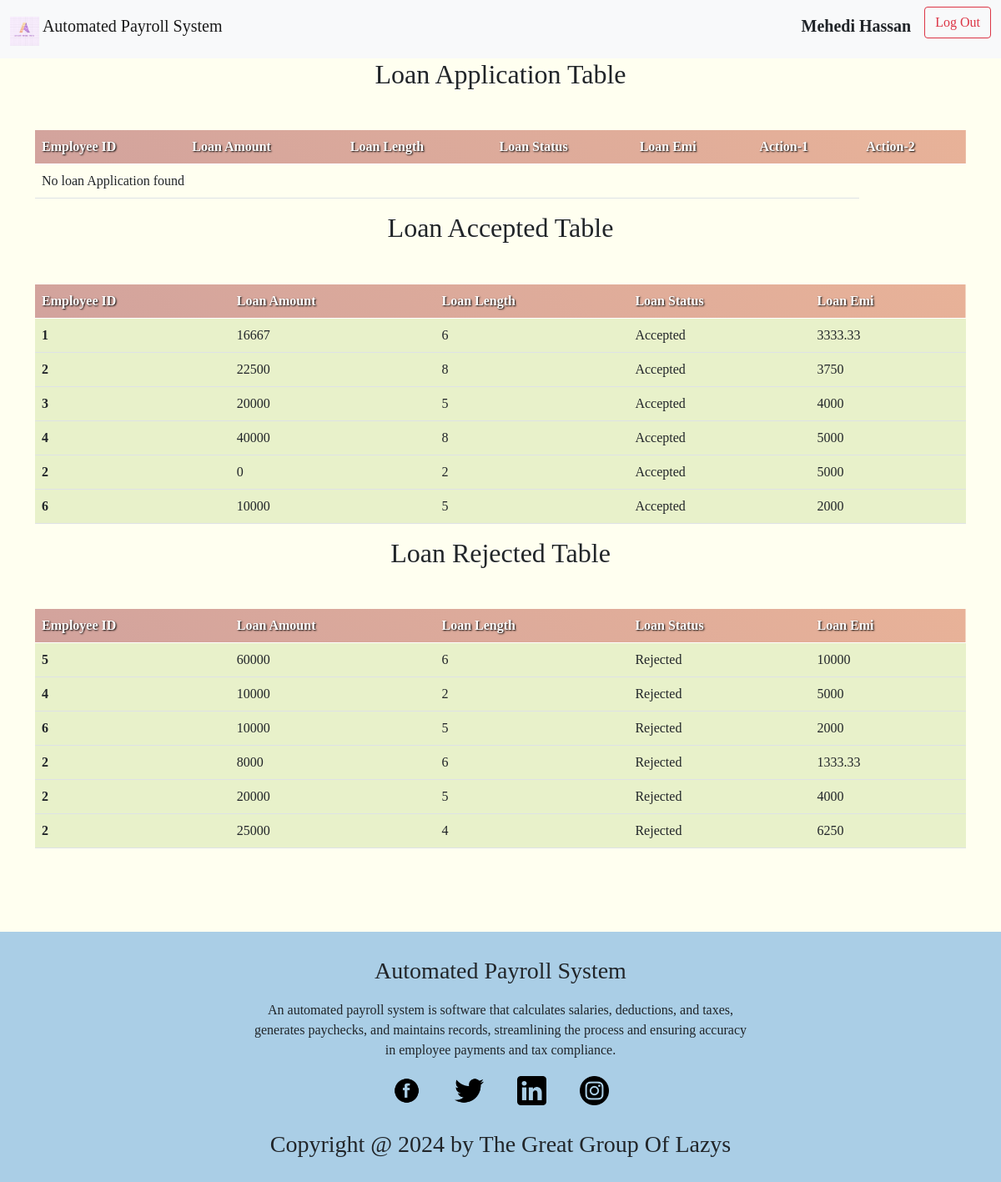
The app's page /loan.php (signed in) with its own data.
### tables this page shows
CREATE TABLE `emp_info` (
  `emp_id` int(11) NOT NULL,
  `email` varchar(255) NOT NULL,
  `password` varchar(12) NOT NULL,
  `name` varchar(255) NOT NULL,
  `designation` varchar(255) NOT NULL,
  `joining_date` date DEFAULT NULL,
  `address` varchar(255) NOT NULL,
  `mobile` varchar(15) NOT NULL
);

CREATE TABLE `loan` (
  `loan_id` int(11) NOT NULL,
  `emp_id` int(11) NOT NULL,
  `loan_ammount` int(11) NOT NULL,
  `loan_period` int(11) NOT NULL,
  `loan_status` varchar(255) NOT NULL,
  `emi` float NOT NULL
);

### loan.php (the view, shortened to what this page needs)
<?php
  if (isset($_SESSION['user'])) {
      $user = $_SESSION['user'];
  } else {
      header("Location: login.php");
      exit();
  }
  require_once "config.php";
  $eId=$user['emp_id'];
  $sql = "SELECT * FROM `emp_info` WHERE emp_id='$eId' ";
    $result = $conn->query($sql);
    $row = $result->fetch_assoc() ;
    $sql1 = "SELECT * FROM `loan` WHERE loan_status='Pending' ";
    $result1 = $conn->query($sql1);
    $sql2 = "SELECT * FROM `loan` WHERE loan_status='Accepted' ";
    $result2 = $conn->query($sql2);
    $sql3 = "SELECT * FROM `loan` WHERE loan_status='Rejected' ";
    $result3 = $conn->query($sql3);
?>
<!DOCTYPE html>
<html lang="en">
    <head>
        <link href="https://cdn.jsdelivr.net/npm/bootstrap@5.0.2/dist/css/bootstrap.min.css" rel="stylesheet"
>
    <link rel="stylesheet" href="./css/login_loan-style.css">
    <link rel="stylesheet" href="./css/navbar_footer_style.css">
</head>
<body>
<nav class="navbar navbar-light bg-light">
  <div class="container-fluid">
    <a class="navbar-brand" href="welcome_admin.php">
    <img src="./logos/logo.jpg" alt="" width="35" height="35"
  class=" align-text-top ">
    Automated Payroll System</a>
    <div class="d-flex">
      <?php
        echo '<p class="fw-bold fs-5 me-3 mt-2">' . $row['name'] . '</p>';
      ?>
      <a href="logout.php" class="text-decoration-none" onclick="return confirm('Are you sure you want to log out?')"> <button class="btn btn-outline-danger" type="button">Log Out</button></a>
   </div>
  </div>
</nav>
<div class="container">
     <h2 align="center">Loan Application Table</h2>
        <table class="table table-hover mt-5">
            <thead class="tab_head">
                <tr>
                    <th scope="col">Employee ID</th>
                    <th scope="col">Loan Amount</th>
                    <th scope="col">Loan Length</th>
                    <th scope="col">Loan Status</th>
                    <th scope="col">Loan Emi</th>
                    <th scope="col">Action-1</th>
                    <th scope="col">Action-2</th>
                </tr>
            </thead>
     <tbody id="loanDetails">
          <?php  if ($result1->num_rows > 0) {
    while ($row1 = $result1->fetch_assoc()) {
        echo "<tr class='tab_body'>";
        echo "<th scope='row'>" . $row1['emp_id'] . "</th>";
        echo "<td>" . $row1['loan_ammount'] . "</td>";
        echo "<td>" . $row1['loan_period'] . "</td>";
        echo "<td>" . $row1['loan_status'] . "</td>";
        echo "<td>" . $row1['emi'] . "</td>";
            echo "<td>
        <form method='POST' action='update_loan_status.php'>
            <input type='hidden' name='loan_id' value='" . $row1['loan_id'] . "'>
            <input type='hidden' name='status' value='Accepted'>
            <button type='submit' class='btn btn-success' >Accept</button>
        </form>
      </td>";
            echo "<td>
            <form method='POST' action='update_loan_status.php'>
                <input type='hidden' name='loan_id' value='" . $row1['loan_id'] . "'>
                <input type='hidden' name='status' value='Rejected'>
                <button type='submit' class='btn btn-danger' >Reject</button>
            </form>
          </td>";
   echo "</tr>";
    }
   } else {
    echo "<tr><td colspan='6'>No loan Application found</td></tr>";
   }
   ?>
                </tbody>
        </table>
</div>
<div class="container">
     <h2 align="center">Loan Accepted Table</h2>
        <table class="table table-hover mt-5">
            <thead class="tab_head">
                <tr>
                    <th scope="col">Employee ID</th>
                    <th scope="col">Loan Amount</th>
                    <th scope="col">Loan Length</th>
                    <th scope="col">Loan Status</th>
                    <th scope="col">Loan Emi</th>
                </tr>
            </thead>
     <tbody id="loanDetails">
          <?php  if ($result2->num_rows > 0) {
    while ($row2 = $result2->fetch_assoc()) {
        echo "<tr class='tab_body'>";
        echo "<th scope='row'>" . $row2['emp_id'] . "</th>";
        echo "<td>" . $row2['loan_ammount'] . "</td>";
        echo "<td>" . $row2['loan_period'] . "</td>";
        echo "<td>" . $row2['loan_status'] . "</td>";
        echo "<td>" . $row2['emi'] . "</td>";
   echo "</tr>";
    }
   } else {
    echo "<tr><td colspan='6'>No loan Record found</td></tr>";
   }
   ?>
                </tbody>
        </table>
</div>
<div class="container">
     <h2 align="center">Loan Rejected Table</h2>
        <table class="table table-hover mt-5">
            <thead class="tab_head">
                <tr>
                    <th scope="col">Employee ID</th>
                    <th scope="col">Loan Amount</th>
                    <th scope="col">Loan Length</th>
                    <th scope="col">Loan Status</th>
                    <th scope="col">Loan Emi</th>
                </tr>
            </thead>
     <tbody id="loanDetails">
          <?php  if ($result3->num_rows > 0) {
    while ($row3 = $result3->fetch_assoc()) {
        echo "<tr class='tab_body'>";
        echo "<th scope='row'>" . $row3['emp_id'] . "</th>";
        echo "<td>" . $row3['loan_ammount'] . "</td>";
        echo "<td>" . $row3['loan_period'] . "</td>";
        echo "<td>" . $row3['loan_status'] . "</td>";
        echo "<td>" . $row3['emi'] . "</td>";
   echo "</tr>";
    }
   } else {
    echo "<tr><td colspan='6'>No loan Record found</td></tr>";
   }
   ?>
                </tbody>
        </table>
</div>
    <footer>
    <div>
        <div>
            <h3>Automated Payroll System</h3>
            <p> An automated payroll system is software that calculates salaries, deductions, and taxes, generates
                paychecks, and maintains records, streamlining the process and ensuring accuracy in employee
                payments and tax compliance.</p>
            <div>
                <ul class=”socials”>
                    <li><img src="./logos/367582_facebook_social_icon.png" alt="" width="35" height="35"
                            class="d-inline-block align-text-top "></li>
                    <li><img src="./logos/5305170_bird_social media_social network_tweet_twitter_icon.png" alt=""
                            width="35" height="35" class="d-inline-block align-text-top "></li>
                    <li><img src="./logos/5282542_linkedin_network_social network_linkedin logo_icon.png" alt=""
                            width="35" height="35" class="d-inline-block align-text-top "></li>
                    <li><img src="./logos/5279112_camera_instagram_social media_instagram logo_icon.png" alt=""
                            width="35" height="35" class="d-inline-block align-text-top "></li>
                </ul>
            </div>
            <h3>Copyright @ 2024 by The Great Group Of Lazys</h3>
        </div>
    </div>
</footer>
</body>
</html>

### css/login_loan-style.css (style rules this page uses)
body { font-family:serif; background-color: #ffed; }
.tab_head { background-image: linear-gradient(45deg,#d2a39d,#E8B298); color:white; text-shadow: 1px 1px 2px #000000; }
.tab_body { background-color:#e8f1ca }
footer { height: 300px; background-color: rgb(170, 206, 230); margin-top: 100px; }
footer>div { display: flex; justify-content:space-around; }
footer>div>div { width: 50%; }
footer>div>div>h3 { text-align: center; padding-top: 30px; }
footer>div>div>p { text-align: center; padding-top: 10px; }
footer>div>div>div>ul { width: 50%; margin: auto; padding-left: 0px; list-style: none; display: flex; justify-content: space-around; }

### css/navbar_footer_style.css (style rules this page uses)
footer { height: 300px; background-color: rgb(170, 206, 230); margin-top: 100px; }
footer>div { display: flex; justify-content:space-around; }
footer>div>div { width: 50%; }
footer>div>div>h3 { text-align: center; padding-top: 30px; }
footer>div>div>p { text-align: center; padding-top: 10px; }
footer>div>div>div>ul { width: 50%; margin: auto; padding-left: 0px; list-style: none; display: flex; justify-content: space-around; }

### records on screen
emp_info: name "Mehedi Hassan"
loan: emp "1", loan_ammount "16667", loan_period "6", loan_status "Accepted", emi "3333.33"
loan: emp "2", loan_ammount "22500", loan_period "8", loan_status "Accepted", emi "3750"
loan: emp "3", loan_ammount "20000", loan_period "5", loan_status "Accepted", emi "4000"
loan: emp "4", loan_ammount "40000", loan_period "8", loan_status "Accepted", emi "5000"
loan: emp "2", loan_ammount "0", loan_period "2", loan_status "Accepted", emi "5000"
loan: emp "6", loan_ammount "10000", loan_period "5", loan_status "Accepted", emi "2000"
loan: emp "5", loan_ammount "60000", loan_period "6", loan_status "Rejected", emi "10000"
loan: emp "4", loan_ammount "10000", loan_period "2", loan_status "Rejected", emi "5000"
loan: emp "6", loan_ammount "10000", loan_period "5", loan_status "Rejected", emi "2000"
loan: emp "2", loan_ammount "8000", loan_period "6", loan_status "Rejected", emi "1333.33"
loan: emp "2", loan_ammount "20000", loan_period "5", loan_status "Rejected", emi "4000"
loan: emp "2", loan_ammount "25000", loan_period "4", loan_status "Rejected", emi "6250"
